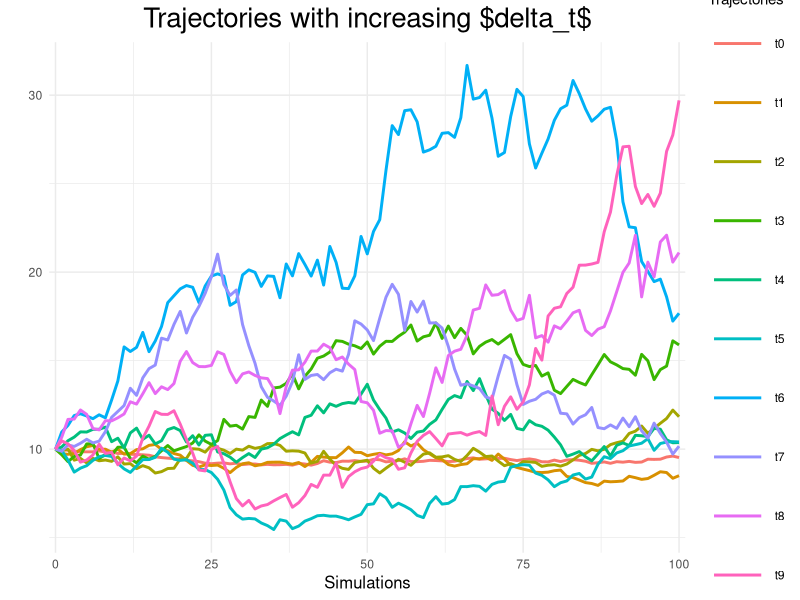

The R script that drew this image: (Note: a time limit stopped this script after it produced the figure.)
library(ggplot2)
library(tidyr)
library(dplyr)

#Simulering af S
Euler<-function(delta_t,k,t0=0,y0=10,W_0=0,mu=0.07,sigma=0.2){
  y <- rep(NA,k+1)
  y[1]<-y0
  dummy_t = t0
  for (i in 1:k){
   ny_t = delta_t + dummy_t
   delta_W = rnorm(1)*sqrt(delta_t)
   y[i+1]<-y[i]+mu*y[i]*delta_t+sigma*y[i]*delta_W
  }
  return(y)
}

#Function til at lave dataframe til at plotte trajectories
plt<-function(number=10,k= 100,t0=0,y0=10,delta_t,W_0=0,mu=0.07,sigma=0.2){
  #Udregning
  delta_t0 = 1/1000
  H <- matrix(data = NA, nrow = k+1, ncol = number)
  for (i in 1:10){
    H[,i]<-Euler(delta_t = delta_t0, k=k)
    delta_t0<-  delta_t0 + 0.01
  }
  H1 <- as.data.frame(cbind(H,seq(0,100))) #Dataframe, så det kan bruges i ggplot
  return(H1)
}


graph<-function(dataframe){
  df1 <- dataframe
  colnames(df1)<-c('t0', 't1', 't2', 't3', 't4', 't5', 't6', 't7', 't8', 't9', 'x')
  df <- df1 %>%
    select(t0, t1, t2, t3, t4, t5, t6, t7, t8, t9, x) %>%
    gather(key = "variable", value = "value", -x) #Laver det til en enkel column, som ggplot bruger
  #Plot
  ggplot(df, aes(x = x, y = value)) + 
    geom_line(aes(color = variable), size = 1) +
    theme_minimal() +
    xlab('Simulations') +
    ylab('') +
    ggtitle('Trajectories with increasing $delta_t$') +
    theme(plot.title = element_text(hjust = 0.5, size=20))+ 
    theme(legend.key.size = unit(1.5, 'cm')) +
    theme(axis.title = element_text(size=12)) +
    scale_colour_discrete("Trajectories") + #Ændre navn på legend
    scale_x_continuous(expand = c(0.01, 0)) #Så plot starter og slutter ved fct (næsten)
}

graph(plt())


#SIMULERING AF MEAN
E_S_t <- function(n,t0,y0,delta_t,W_0=0,k,mu,sigma){
  z <- rep(NA,n) #Holder Euler-værdierne
  for (i in 1:n){
    z[i]<-Euler(1/1000,1000)[k+1]
  }
  a<- mean(z)
  return(a)
}

monte<-E_S_t(10000,0,10,1/1000,0,1000,0.07,0.2)
#T=10001
mu_log <- (0.07-0.5*0.2^2)+log(10) 
exp(mu_log+(0.2^2)/2) #Den teoretiske værdi
error<- monte-exp(mu_log+(1001/1000)*(0.2^2)/2) #Error

zy<-rep(NA,100000)
for (i in 1:100000){
  zy[i]<-rlnorm(1,mu_log,sqrt(0.2^2*0.5*(1001/1000)))
}
mean(zy)



#Opg h)
J<-1000000
L<- 5000
muhat<-rep(NA,J)
muhatlog<-rep(NA,J)
sigmahat<-rep(NA,J)
for (i in 1:J){
  a<-Euler(1/500,L, y0=10)
  logp<-(log(a)-log(lag(a)))[2:L+1]
  muhat[i]<-(mean(logp))*500+0.5*var(logp)*500
  muhatlog[i]<-mean(logp)
  sigmahat[i]<- var(logp)
  print(i)
}
mean(muhat)
var(muhatlog)
var(muhat)
median(muhat)
mean(sigmahat*500)
var(sigmahat*500)
cor(muhat,sigmahat*500)




0.04/(L*1/(500)) + 0.04^2/(2*L)
var(muhat)
sd(muhat)

0.04^2*2/L
var(sigmahat*500)


0.04^2/(L)
cov(sigmahat*500,muhat)
